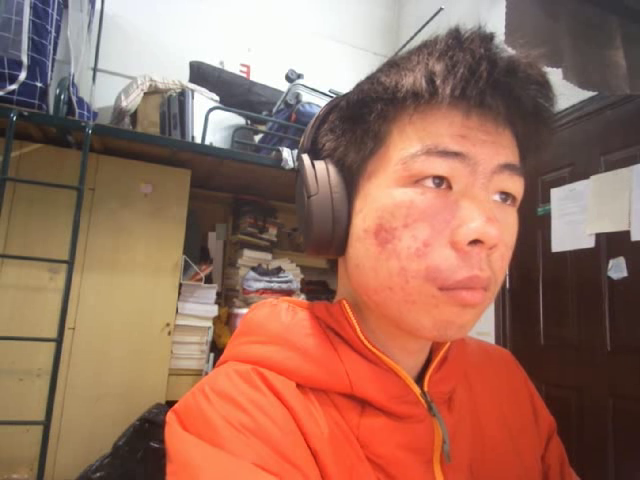
#> input picture frame 19 of output.avi, 640 x 480 px
$ jupyter execute Note_DataSet.ipynb
#> lines starting #> are read from the running program, lines starting #| are printed output that depends on the picture
# 数据集处理问题

### 获取图像

数据量小：隔帧捕获
数据量大： 一帧一张

### 图像预处理

1.降噪
2.手势分割：肤色检测YCbCr（太慢，不能拿来用
3.背景减除

[cell 1]
import numpy as np
import cv2 as cv
cap = cv.VideoCapture('output.avi')
while cap.isOpened():
    ret, frame = cap.read()
#> frame is the input picture: shape (480, 640, 3); mean B, G, R 93.6, 110.8, 155.4
    # 如果正确读取帧，ret为True
    if not ret:
        print("Can't receive frame (stream end?). Exiting ...")
        break
    gray = cv.cvtColor(frame, cv.COLOR_BGR2GRAY)
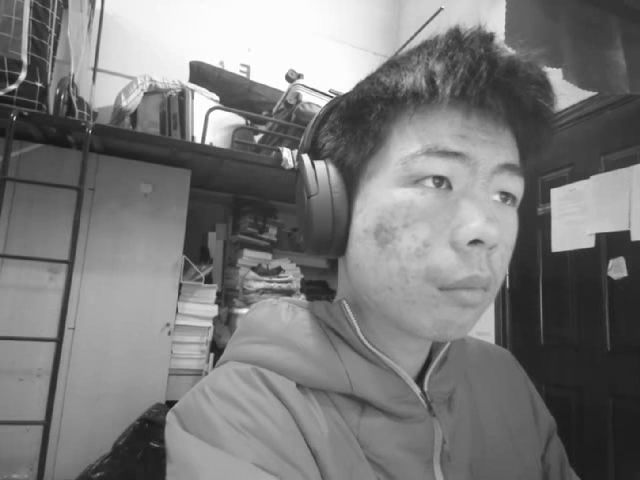
#> gray: shape (480, 640); min 21, max 255, mean 122.2
    cv.imshow('frame', gray)
    cv.waitKey(1)
    if cv.waitKey(1) == ord('q'):
#> (key q is pressed here)
        break
cap.release()
cv.destroyAllWindows()

[cell 2]
import numpy as np
import cv2 as cv
cap = cv.VideoCapture(0)
if not cap.isOpened():
    print("Cannot open camera")
    exit()
while True:
    # 逐帧捕获
    ret, frame = cap.read()
    # 如果正确读取帧，ret为True
    if not ret:
        print("Can't receive frame (stream end?). Exiting ...")
        break
    # 我们在框架上的操作到这里
    gray = cv.cvtColor(frame, cv.COLOR_BGR2GRAY)
    # 显示结果帧e
    cv.imshow('frame', gray)
    if cv.waitKey(1) == ord('q'):
#> (key q is pressed here)
        break
# 完成所有操作后，释放捕获器
cap.release()
cv.destroyAllWindows()

[cell 3]
import numpy as np
import cv2 as cv
cap = cv.VideoCapture(0)
# 定义编解码器并创建VideoWriter对象
fourcc = cv.VideoWriter_fourcc(*'XVID')
out = cv.VideoWriter('output.avi', fourcc, 30.0, (640,  480))
while cap.isOpened():
    ret, frame = cap.read()
    if not ret:
        print("Can't receive frame (stream end?). Exiting ...")
        break
    frame = cv.flip(frame, 1)
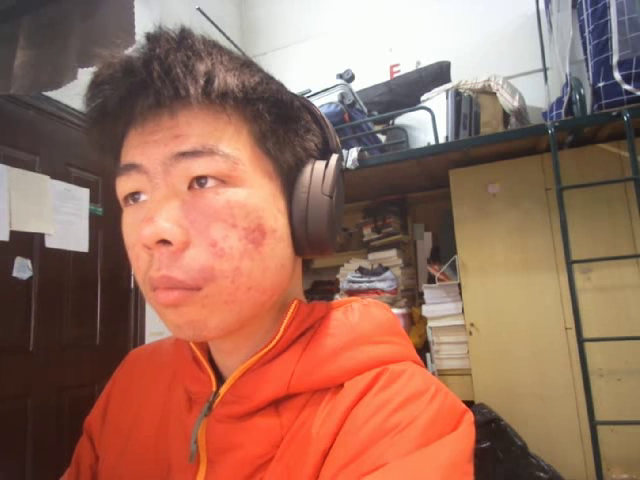
#> frame: shape (480, 640, 3); mean B, G, R 93.6, 110.8, 155.4
    # 写翻转的框架
    out.write(frame)
    cv.imshow('frame', frame)
    if cv.waitKey(1) == ord('q'):
#> (key q is pressed here)
        break
# 完成工作后释放所有内容
cap.release()
out.release()
cv.destroyAllWindows()

[cell 4]
import numpy as np
import cv2
cap = cv2.VideoCapture('output.avi')

while cap.isOpened():
    ret, frame = cap.read()

    # 如果正确读取帧，ret为True
    if not ret:
        print("Can't receive frame (stream end?). Exiting ...")
        break


    fgbg = cv2.createBackgroundSubtractorMOG2()
    fgmask = fgbg.apply(frame)
#> fgmask: shape (480, 640); every value is 127
    cv2.imshow("fgbg",fgmask)


    if cv.waitKey(1) == ord('q'):
#> (key q is pressed here)
        break

    cv2.waitKey(1)
    cap.release()
    cv2.destroyAllWindows()

$ run again, starting later in the video
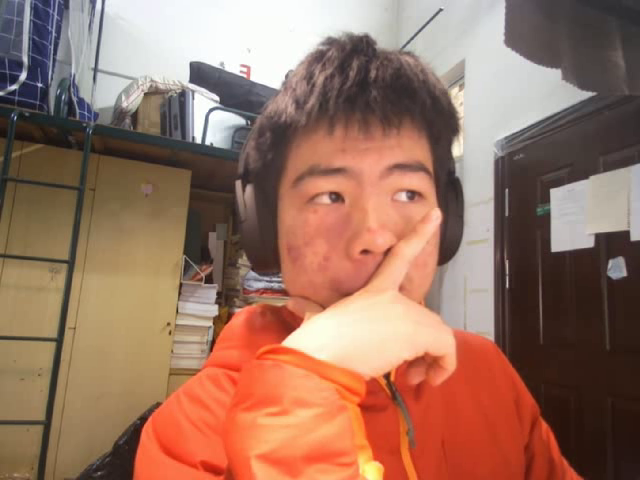
#> input picture frame 88 of output.avi, 640 x 480 px
#> frame is the input picture: shape (480, 640, 3); mean B, G, R 97.7, 115.3, 153.6
#> `gray = cv.cvtColor(frame, cv.COLOR_BGR2GRAY)`:
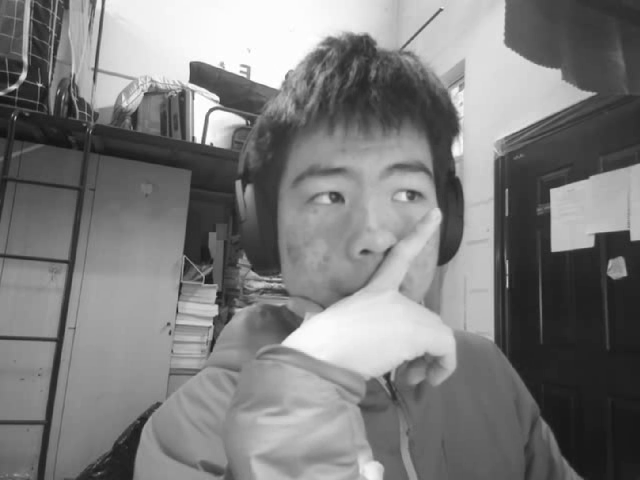
#> gray: shape (480, 640); min 14, max 255, mean 124.7
#> `frame = cv.flip(frame, 1)`:
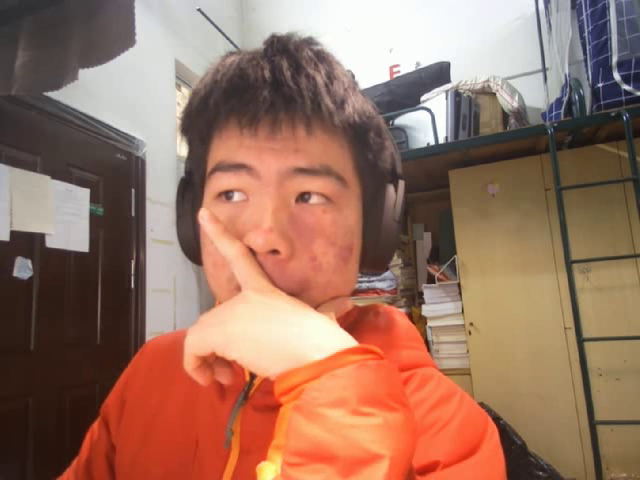
#> frame: shape (480, 640, 3); mean B, G, R 97.7, 115.3, 153.6
#> fgmask: shape (480, 640); every value is 127

$ run again, starting later in the video
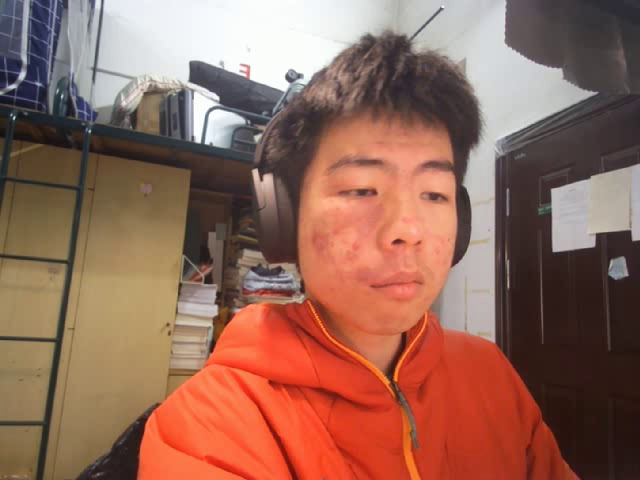
#> input picture frame 156 of output.avi, 640 x 480 px
#> frame is the input picture: shape (480, 640, 3); mean B, G, R 89.8, 104.7, 147.9
#> `gray = cv.cvtColor(frame, cv.COLOR_BGR2GRAY)`:
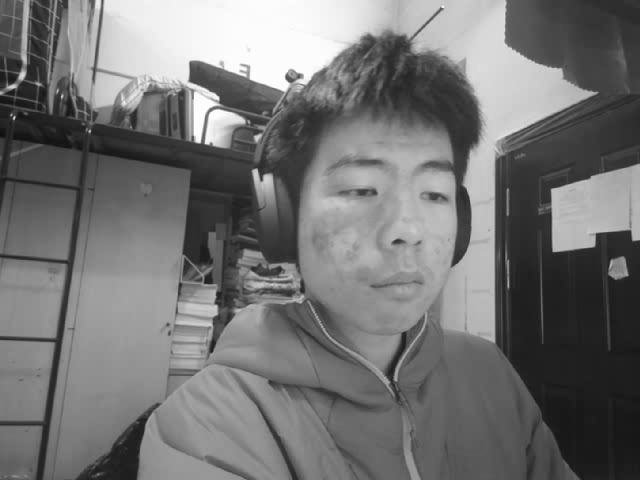
#> gray: shape (480, 640); min 15, max 255, mean 115.9
#> `frame = cv.flip(frame, 1)`:
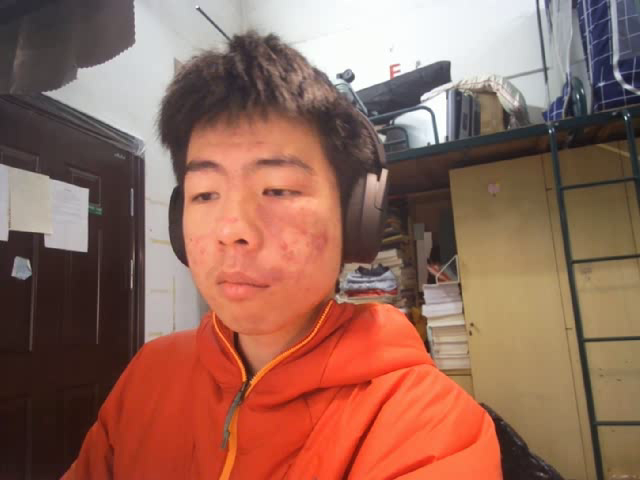
#> frame: shape (480, 640, 3); mean B, G, R 89.8, 104.7, 147.9
#> fgmask: shape (480, 640); every value is 127
